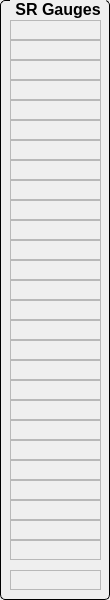
       <widget class="QGroupBox" name="groupBox_11">
        <property name="geometry">
         <rect>
          <x>1170</x>
          <y>100</y>
          <width>110</width>
          <height>600</height>
         </rect>
        </property>
        <property name="font">
         <font>
          <pointsize>12</pointsize>
          <weight>75</weight>
          <bold>true</bold>
         </font>
        </property>
        <property name="styleSheet">
         <string notr="true">QGroupBox {
    border: 1px solid black;
    border-radius: 5px;
    margin-top: 0.5em;
}

QGroupBox::title {
    subcontrol-origin: margin;
    left: 10px;
    padding: 0 3px 0 3px;
}</string>
        </property>
        <property name="title">
         <string>SR Gauges</string>
        </property>
        <widget class="QELabel" name="lblC13BIMG_2">
         <property name="geometry">
          <rect>
           <x>10</x>
           <y>20</y>
           <width>91</width>
           <height>20</height>
          </rect>
         </property>
         <property name="frameShape">
          <enum>QFrame::StyledPanel</enum>
         </property>
         <property name="variable" stdset="0">
          <string>SRC$(cell)-VA-IMG$(ch):getPressure</string>
         </property>
         <property name="variableSubstitutions" stdset="0">
          <string>cell=01,ch=1</string>
         </property>
         <property name="format" stdset="0">
          <enum>QE::LocalEnumeration</enum>
         </property>
        </widget>
        <widget class="QELabel" name="lblC13BIMG_3">
         <property name="geometry">
          <rect>
           <x>10</x>
           <y>40</y>
           <width>91</width>
           <height>20</height>
          </rect>
         </property>
         <property name="frameShape">
          <enum>QFrame::StyledPanel</enum>
         </property>
         <property name="variable" stdset="0">
          <string>SRC$(cell)-VA-IMG$(ch):getPressure</string>
         </property>
         <property name="variableSubstitutions" stdset="0">
          <string>cell=01,ch=2</string>
         </property>
         <property name="format" stdset="0">
          <enum>QE::LocalEnumeration</enum>
         </property>
        </widget>
        <widget class="QELabel" name="lblC13BIMG_4">
         <property name="geometry">
          <rect>
           <x>10</x>
           <y>60</y>
           <width>91</width>
           <height>20</height>
          </rect>
         </property>
         <property name="frameShape">
          <enum>QFrame::StyledPanel</enum>
         </property>
         <property name="variable" stdset="0">
          <string>SRC$(cell)-VA-IMG$(ch):getPressure</string>
         </property>
         <property name="variableSubstitutions" stdset="0">
          <string>cell=02,ch=1</string>
         </property>
         <property name="format" stdset="0">
          <enum>QE::LocalEnumeration</enum>
         </property>
        </widget>
        <widget class="QELabel" name="lblC13BIMG_5">
         <property name="geometry">
          <rect>
           <x>10</x>
           <y>80</y>
           <width>91</width>
           <height>20</height>
          </rect>
         </property>
         <property name="frameShape">
          <enum>QFrame::StyledPanel</enum>
         </property>
         <property name="variable" stdset="0">
          <string>SRC$(cell)-VA-IMG$(ch):getPressure</string>
         </property>
         <property name="variableSubstitutions" stdset="0">
          <string>cell=03,ch=1</string>
         </property>
         <property name="format" stdset="0">
          <enum>QE::LocalEnumeration</enum>
         </property>
        </widget>
        <widget class="QELabel" name="lblC13BIMG_6">
         <property name="geometry">
          <rect>
           <x>10</x>
           <y>100</y>
           <width>91</width>
           <height>20</height>
          </rect>
         </property>
         <property name="frameShape">
          <enum>QFrame::StyledPanel</enum>
         </property>
         <property name="variable" stdset="0">
          <string>SRC$(cell)-VA-IMG$(ch):getPressure</string>
         </property>
         <property name="variableSubstitutions" stdset="0">
          <string>cell=03,ch=2</string>
         </property>
         <property name="format" stdset="0">
          <enum>QE::LocalEnumeration</enum>
         </property>
        </widget>
        <widget class="QELabel" name="lblC13BIMG_7">
         <property name="geometry">
          <rect>
           <x>10</x>
           <y>120</y>
           <width>91</width>
           <height>20</height>
          </rect>
         </property>
         <property name="frameShape">
          <enum>QFrame::StyledPanel</enum>
         </property>
         <property name="variable" stdset="0">
          <string>SRC$(cell)-VA-IMG$(ch):getPressure</string>
         </property>
         <property name="variableSubstitutions" stdset="0">
          <string>cell=03,ch=3</string>
         </property>
         <property name="format" stdset="0">
          <enum>QE::LocalEnumeration</enum>
         </property>
        </widget>
        <widget class="QELabel" name="lblC13BIMG_8">
         <property name="geometry">
          <rect>
           <x>10</x>
           <y>140</y>
           <width>91</width>
           <height>20</height>
          </rect>
         </property>
         <property name="frameShape">
          <enum>QFrame::StyledPanel</enum>
         </property>
         <property name="variable" stdset="0">
          <string>SRC$(cell)-VA-IMG$(ch):getPressure</string>
         </property>
         <property name="variableSubstitutions" stdset="0">
          <string>cell=03,ch=4</string>
         </property>
         <property name="format" stdset="0">
          <enum>QE::LocalEnumeration</enum>
         </property>
        </widget>
        <widget class="QELabel" name="lblC13BIMG_9">
         <property name="geometry">
          <rect>
           <x>10</x>
           <y>160</y>
           <width>91</width>
           <height>20</height>
          </rect>
         </property>
         <property name="frameShape">
          <enum>QFrame::StyledPanel</enum>
         </property>
         <property name="variable" stdset="0">
          <string>SRC$(cell)-VA-IMG$(ch):getPressure</string>
         </property>
         <property name="variableSubstitutions" stdset="0">
          <string>cell=03,ch=5</string>
         </property>
         <property name="format" stdset="0">
          <enum>QE::LocalEnumeration</enum>
         </property>
        </widget>
        <widget class="QELabel" name="lblC13BIMG_10">
         <property name="geometry">
          <rect>
           <x>10</x>
           <y>180</y>
           <width>91</width>
           <height>20</height>
          </rect>
         </property>
         <property name="frameShape">
          <enum>QFrame::StyledPanel</enum>
         </property>
         <property name="variable" stdset="0">
          <string>SRC$(cell)-VA-IMG$(ch):getPressure</string>
         </property>
         <property name="variableSubstitutions" stdset="0">
          <string>cell=04,ch=1</string>
         </property>
         <property name="format" stdset="0">
          <enum>QE::LocalEnumeration</enum>
         </property>
        </widget>
        <widget class="QELabel" name="lblC13BIMG_11">
         <property name="geometry">
          <rect>
           <x>10</x>
           <y>200</y>
           <width>91</width>
           <height>20</height>
          </rect>
         </property>
         <property name="frameShape">
          <enum>QFrame::StyledPanel</enum>
         </property>
         <property name="variable" stdset="0">
          <string>SRC$(cell)-VA-IMG$(ch):getPressure</string>
         </property>
         <property name="variableSubstitutions" stdset="0">
          <string>cell=05,ch=1</string>
         </property>
         <property name="format" stdset="0">
          <enum>QE::LocalEnumeration</enum>
         </property>
        </widget>
        <widget class="QELabel" name="lblC13BIMG_12">
         <property name="geometry">
          <rect>
           <x>10</x>
           <y>220</y>
           <width>91</width>
           <height>20</height>
          </rect>
         </property>
         <property name="frameShape">
          <enum>QFrame::StyledPanel</enum>
         </property>
         <property name="variable" stdset="0">
          <string>SRC$(cell)-VA-IMG$(ch):getPressure</string>
         </property>
         <property name="variableSubstitutions" stdset="0">
          <string>cell=05,ch=2</string>
         </property>
         <property name="format" stdset="0">
          <enum>QE::LocalEnumeration</enum>
         </property>
        </widget>
        <widget class="QELabel" name="lblC13BIMG_13">
         <property name="geometry">
          <rect>
           <x>10</x>
           <y>240</y>
           <width>91</width>
           <height>20</height>
          </rect>
         </property>
         <property name="frameShape">
          <enum>QFrame::StyledPanel</enum>
         </property>
         <property name="variable" stdset="0">
          <string>SRC$(cell)-VA-IMG$(ch):getPressure</string>
         </property>
         <property name="variableSubstitutions" stdset="0">
          <string>cell=06,ch=1</string>
         </property>
         <property name="format" stdset="0">
          <enum>QE::LocalEnumeration</enum>
         </property>
        </widget>
        <widget class="QELabel" name="lblC13BIMG_14">
         <property name="geometry">
          <rect>
           <x>10</x>
           <y>260</y>
           <width>91</width>
           <height>20</height>
          </rect>
         </property>
         <property name="frameShape">
          <enum>QFrame::StyledPanel</enum>
         </property>
         <property name="variable" stdset="0">
          <string>SRC$(cell)-VA-IMG$(ch):getPressure</string>
         </property>
         <property name="variableSubstitutions" stdset="0">
          <string>cell=07,ch=1</string>
         </property>
         <property name="format" stdset="0">
          <enum>QE::LocalEnumeration</enum>
         </property>
        </widget>
        <widget class="QELabel" name="lblC13BIMG_15">
         <property name="geometry">
          <rect>
           <x>10</x>
           <y>280</y>
           <width>91</width>
           <height>20</height>
          </rect>
         </property>
         <property name="frameShape">
          <enum>QFrame::StyledPanel</enum>
         </property>
         <property name="variable" stdset="0">
          <string>SRC$(cell)-VA-IMG$(ch):getPressure</string>
         </property>
         <property name="variableSubstitutions" stdset="0">
          <string>cell=07,ch=2</string>
         </property>
         <property name="format" stdset="0">
          <enum>QE::LocalEnumeration</enum>
         </property>
        </widget>
        <widget class="QELabel" name="lblC13BIMG_16">
         <property name="geometry">
          <rect>
           <x>10</x>
           <y>300</y>
           <width>91</width>
           <height>20</height>
          </rect>
         </property>
         <property name="frameShape">
          <enum>QFrame::StyledPanel</enum>
         </property>
         <property name="variable" stdset="0">
          <string>SRC$(cell)-VA-IMG$(ch):getPressure</string>
         </property>
         <property name="variableSubstitutions" stdset="0">
          <string>cell=08,ch=1</string>
         </property>
         <property name="format" stdset="0">
          <enum>QE::LocalEnumeration</enum>
         </property>
        </widget>
        <widget class="QELabel" name="lblC13BIMG_17">
         <property name="geometry">
          <rect>
           <x>10</x>
           <y>320</y>
           <width>91</width>
           <height>20</height>
          </rect>
         </property>
         <property name="frameShape">
          <enum>QFrame::StyledPanel</enum>
         </property>
         <property name="variable" stdset="0">
          <string>SRC$(cell)-VA-IMG$(ch):getPressure</string>
         </property>
         <property name="variableSubstitutions" stdset="0">
          <string>cell=09,ch=1</string>
         </property>
         <property name="format" stdset="0">
          <enum>QE::LocalEnumeration</enum>
         </property>
        </widget>
        <widget class="QELabel" name="lblC13BIMG_18">
         <property name="geometry">
          <rect>
           <x>10</x>
           <y>340</y>
           <width>91</width>
           <height>20</height>
          </rect>
         </property>
         <property name="frameShape">
          <enum>QFrame::StyledPanel</enum>
         </property>
         <property name="variable" stdset="0">
          <string>SRC$(cell)-VA-IMG$(ch):getPressure</string>
         </property>
         <property name="variableSubstitutions" stdset="0">
          <string>cell=09,ch=2</string>
         </property>
         <property name="format" stdset="0">
          <enum>QE::LocalEnumeration</enum>
         </property>
        </widget>
        <widget class="QELabel" name="lblC13BIMG_19">
         <property name="geometry">
          <rect>
           <x>10</x>
           <y>360</y>
           <width>91</width>
           <height>20</height>
          </rect>
         </property>
         <property name="frameShape">
          <enum>QFrame::StyledPanel</enum>
         </property>
         <property name="variable" stdset="0">
          <string>SRC$(cell)-VA-IMG$(ch):getPressure</string>
         </property>
         <property name="variableSubstitutions" stdset="0">
          <string>cell=10,ch=1</string>
         </property>
         <property name="format" stdset="0">
          <enum>QE::LocalEnumeration</enum>
         </property>
        </widget>
        <widget class="QELabel" name="lblC13BIMG_20">
         <property name="geometry">
          <rect>
           <x>10</x>
           <y>380</y>
           <width>91</width>
           <height>20</height>
          </rect>
         </property>
         <property name="frameShape">
          <enum>QFrame::StyledPanel</enum>
         </property>
         <property name="variable" stdset="0">
          <string>SRC$(cell)-VA-IMG$(ch):getPressure</string>
         </property>
         <property name="variableSubstitutions" stdset="0">
          <string>cell=11,ch=1</string>
         </property>
         <property name="format" stdset="0">
          <enum>QE::LocalEnumeration</enum>
         </property>
        </widget>
        <widget class="QELabel" name="lblC13BIMG_21">
         <property name="geometry">
          <rect>
           <x>10</x>
           <y>400</y>
           <width>91</width>
           <height>20</height>
          </rect>
         </property>
         <property name="frameShape">
          <enum>QFrame::StyledPanel</enum>
         </property>
         <property name="variable" stdset="0">
          <string>SRC$(cell)-VA-IMG$(ch):getPressure</string>
         </property>
         <property name="variableSubstitutions" stdset="0">
          <string>cell=11,ch=2</string>
         </property>
         <property name="format" stdset="0">
          <enum>QE::LocalEnumeration</enum>
         </property>
        </widget>
        <widget class="QELabel" name="lblC13BIMG_22">
         <property name="geometry">
          <rect>
           <x>10</x>
           <y>420</y>
           <width>91</width>
           <height>20</height>
          </rect>
         </property>
         <property name="frameShape">
          <enum>QFrame::StyledPanel</enum>
         </property>
         <property name="variable" stdset="0">
          <string>SRC$(cell)-VA-IMG$(ch):getPressure</string>
         </property>
         <property name="variableSubstitutions" stdset="0">
          <string>cell=12,ch=1</string>
         </property>
         <property name="format" stdset="0">
          <enum>QE::LocalEnumeration</enum>
         </property>
        </widget>
        <widget class="QELabel" name="lblC13BIMG_23">
         <property name="geometry">
          <rect>
           <x>10</x>
           <y>440</y>
           <width>91</width>
           <height>20</height>
          </rect>
         </property>
         <property name="frameShape">
          <enum>QFrame::StyledPanel</enum>
         </property>
         <property name="variable" stdset="0">
          <string>SRC$(cell)-VA-IMG$(ch):getPressure</string>
         </property>
         <property name="variableSubstitutions" stdset="0">
          <string>cell=13,ch=1</string>
         </property>
         <property name="format" stdset="0">
          <enum>QE::LocalEnumeration</enum>
         </property>
        </widget>
        <widget class="QELabel" name="lblC13BIMG_24">
         <property name="geometry">
          <rect>
           <x>10</x>
           <y>460</y>
           <width>91</width>
           <height>20</height>
          </rect>
         </property>
         <property name="frameShape">
          <enum>QFrame::StyledPanel</enum>
         </property>
         <property name="variable" stdset="0">
          <string>SRC$(cell)-VA-IMG$(ch):getPressure</string>
         </property>
         <property name="variableSubstitutions" stdset="0">
          <string>cell=13,ch=2</string>
         </property>
         <property name="format" stdset="0">
          <enum>QE::LocalEnumeration</enum>
         </property>
        </widget>
        <widget class="QELabel" name="lblC13BIMG_25">
         <property name="geometry">
          <rect>
           <x>10</x>
           <y>480</y>
           <width>91</width>
           <height>20</height>
          </rect>
         </property>
         <property name="frameShape">
          <enum>QFrame::StyledPanel</enum>
         </property>
         <property name="variable" stdset="0">
          <string>SRC$(cell)-VA-IMG$(ch):getPressure</string>
         </property>
         <property name="variableSubstitutions" stdset="0">
          <string>cell=14,ch=1</string>
         </property>
         <property name="format" stdset="0">
          <enum>QE::LocalEnumeration</enum>
         </property>
        </widget>
        <widget class="QELabel" name="lblC13BIMG_26">
         <property name="geometry">
          <rect>
           <x>10</x>
           <y>500</y>
           <width>91</width>
           <height>20</height>
          </rect>
         </property>
         <property name="frameShape">
          <enum>QFrame::StyledPanel</enum>
         </property>
         <property name="variable" stdset="0">
          <string>SRC$(cell)-VA-IMG$(ch):getPressure</string>
         </property>
         <property name="variableSubstitutions" stdset="0">
          <string>cell=15,ch=1</string>
         </property>
         <property name="format" stdset="0">
          <enum>QE::LocalEnumeration</enum>
         </property>
        </widget>
        <widget class="QELabel" name="lblC13BIMG_27">
         <property name="geometry">
          <rect>
           <x>10</x>
           <y>520</y>
           <width>91</width>
           <height>20</height>
          </rect>
         </property>
         <property name="frameShape">
          <enum>QFrame::StyledPanel</enum>
         </property>
         <property name="variable" stdset="0">
          <string>SRC$(cell)-VA-IMG$(ch):getPressure</string>
         </property>
         <property name="variableSubstitutions" stdset="0">
          <string>cell=15,ch=2</string>
         </property>
         <property name="format" stdset="0">
          <enum>QE::LocalEnumeration</enum>
         </property>
        </widget>
        <widget class="QELabel" name="lblC13BIMG_28">
         <property name="geometry">
          <rect>
           <x>10</x>
           <y>540</y>
           <width>91</width>
           <height>20</height>
          </rect>
         </property>
         <property name="frameShape">
          <enum>QFrame::StyledPanel</enum>
         </property>
         <property name="variable" stdset="0">
          <string>SRC$(cell)-VA-IMG$(ch):getPressure</string>
         </property>
         <property name="variableSubstitutions" stdset="0">
          <string>cell=16,ch=1</string>
         </property>
         <property name="format" stdset="0">
          <enum>QE::LocalEnumeration</enum>
         </property>
        </widget>
        <widget class="QELabel" name="lblC13BIMG_29">
         <property name="geometry">
          <rect>
           <x>10</x>
           <y>570</y>
           <width>91</width>
           <height>20</height>
          </rect>
         </property>
         <property name="frameShape">
          <enum>QFrame::StyledPanel</enum>
         </property>
         <property name="variable" stdset="0">
          <string>SRC14-VA-IMG-SRM:getPressure</string>
         </property>
         <property name="variableSubstitutions" stdset="0">
          <string/>
         </property>
         <property name="format" stdset="0">
          <enum>QE::LocalEnumeration</enum>
         </property>
        </widget>
       </widget>
